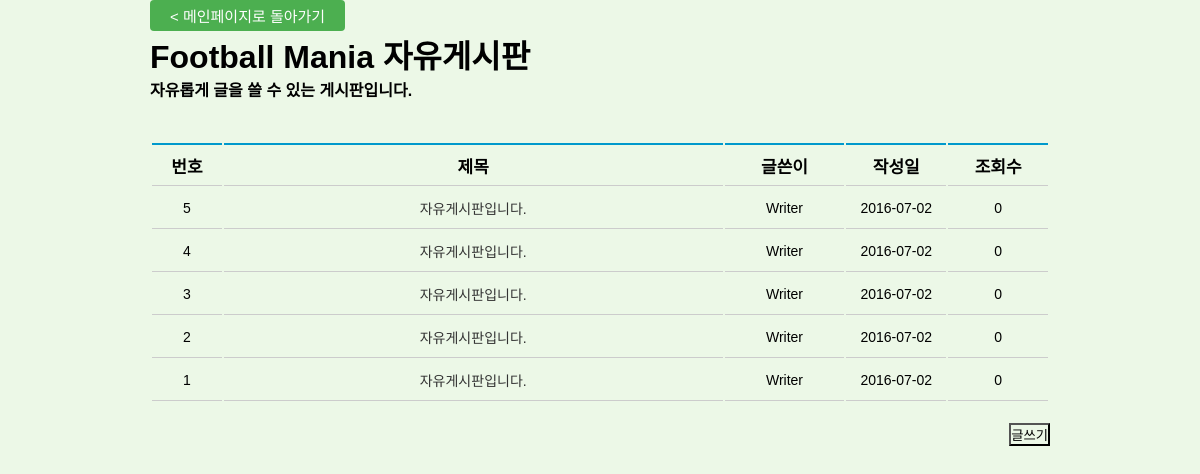
The page / on the database its author committed.
### tables this page shows
CREATE TABLE `board` (
  `idx` int(11) NOT NULL,
  `name` varchar(100) NOT NULL,
  `pw` varchar(100) NOT NULL,
  `title` varchar(100) NOT NULL,
  `content` text NOT NULL,
  `date` date NOT NULL,
  `hit` int(11) NOT NULL
);

### db.php (called while the page is built, shortened)
<?php
$db = new mysqli("172.17.0.2", "adminadmin", "adminadmin", "post_board");
$db->set_charset("utf8");
function mq($sql)
{
	global $db;
	return $db->query($sql);
}

### index.php (the view, shortened to what this page needs)
<?php
include $_SERVER['DOCUMENT_ROOT'] . "/db.php";
?>
<!doctype html>
<head>
  <link rel="stylesheet" type="text/css" href="/css/style.css" />
</head>
<body>
  <div id="board_area">
    <a href="/" class="modern-button">
      < 메인페이지로 돌아가기</a>
        <h1>Football Mania 자유게시판</h1>
        <h4>자유롭게 글을 쓸 수 있는 게시판입니다.</h4>
        <table class="list-table">
          <thead>
            <tr>
              <th width="70">번호</th>
              <th width="500">제목</th>
              <th width="120">글쓴이</th>
              <th width="100">작성일</th>
              <th width="100">조회수</th>
            </tr>
          </thead>
          <?php
          $sql = mq("select * from board order by idx desc limit 0,10");
          while ($board = $sql->fetch_array()) {
            $title = $board["title"];
          ?>
            <tbody>
              <tr>
                <td width="70"><?php echo $board['idx']; ?></td>
                <td width="500"><a href="/page/board/read.php?idx=<?php echo $board["idx"]; ?>"><?php echo $title; ?></a></td>
                <td width="120"><?php echo $board['name'] ?></td>
                <td width="100"><?php echo $board['date'] ?></td>
                <td width="100"><?php echo $board['hit']; ?></td>
              </tr>
            </tbody>
          <?php } ?>
        </table>
        <div id="write_btn">
          <a href="/page/board/write.php"><button>글쓰기</button></a>
        </div>
  </div>
</body>
</html>

### css/style.css (style rules this page uses)
* { margin: 0 auto; padding: 0; background-color: #ecf8e7; font-family: 'Noto Sans KR','Sans-Serif','Arial'; }
a { text-decoration: none; color:#333; }
.modern-button { background-color: #4CAF50; color: white; padding: 5px 20px; text-align: center; text-decoration: none; display: inline-block; border: none; border-radius: 4px; font-size: 15px; }
#board_area { width: 900px; position: relative; }
.list-table { margin-top: 40px; }
.list-table thead th { height:40px; border-top:2px solid #09C; border-bottom:1px solid #CCC; font-weight: bold; font-size: 17px; }
.list-table tbody td { text-align:center; padding:10px 0; border-bottom:1px solid #CCC; height:20px; font-size: 14px }
#write_btn { position: absolute; margin-top:20px; right: 0; }

### rows shown on the page
board: idx "5", title "자유게시판입니다.", name "Writer", date "2016-07-02", hit "0"
board: idx "4", title "자유게시판입니다.", name "Writer", date "2016-07-02", hit "0"
board: idx "3", title "자유게시판입니다.", name "Writer", date "2016-07-02", hit "0"
board: idx "2", title "자유게시판입니다.", name "Writer", date "2016-07-02", hit "0"
board: idx "1", title "자유게시판입니다.", name "Writer", date "2016-07-02", hit "0"
